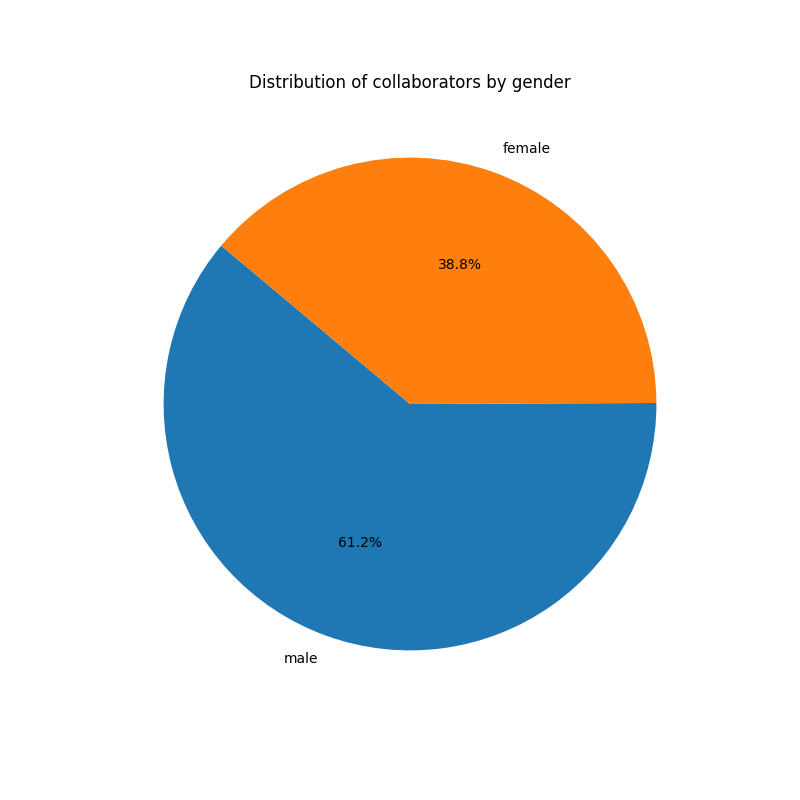

Reproduce this figure in Python.
import pandas as pd
import matplotlib.pyplot as plt
import json
import os

# Get the directory of the current script
current_dir = os.path.dirname(os.path.abspath(__file__))

# Construct the full path to the JSON file
json_file_path = os.path.join(current_dir, 'Collaborators_data.json')

# Load data from the JSON file
with open(json_file_path, 'r') as file:
    data = json.load(file)

# Create a DataFrame from the collaborators data
df = pd.DataFrame(data)

# Count the number of collaborators by gender
gender_counts = df['Gender'].value_counts()

# Create a pie chart to visualize the distribution of collaborators by gender
plt.figure(figsize=(8, 8))
plt.pie(gender_counts, labels=gender_counts.index, autopct='%1.1f%%', startangle=140)
plt.title('Distribution of Collaborators by Gender')

# Construct full path for output file
png_output_path = os.path.join(current_dir, 'collaborators_gender.png')

# Save the pie chart with a transparent background
plt.savefig(png_output_path, transparent=True)

# Display the plot
plt.show()
